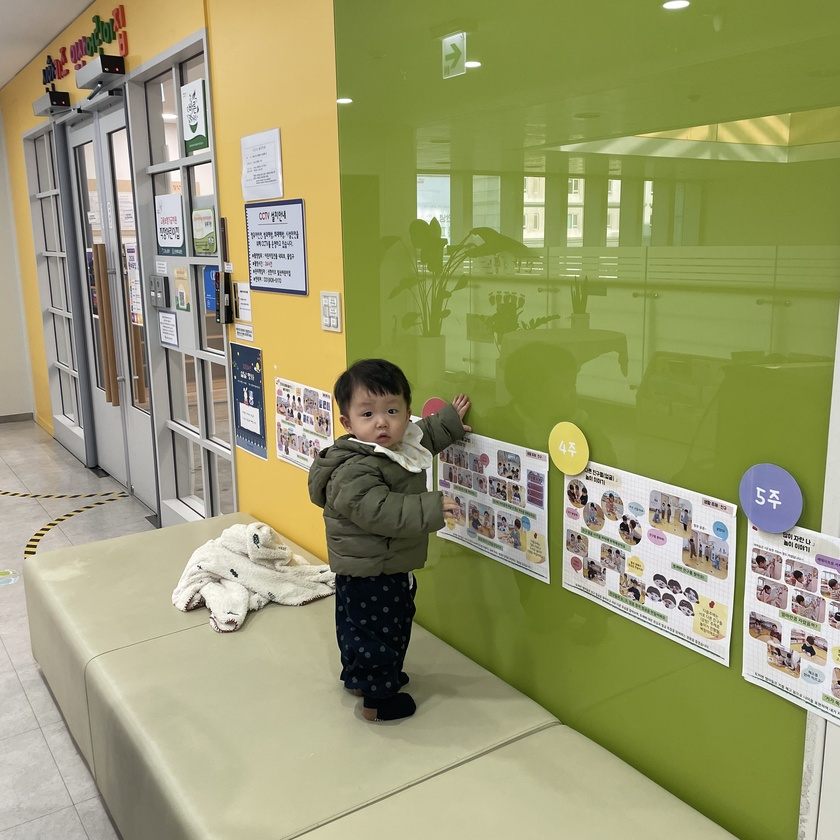
#> input picture assets/images/KakaoTalk_20260223_145642522.jpg, 840 x 840 px, shrunk from 3024 x 3024 before the run
$ python check_brightness.py ../assets/images/KakaoTalk_20260223_145642522.jpg 1.0
#> lines starting #> are read from the running program, lines starting #| are printed output that depends on the picture
#!/usr/bin/env python3
"""스크린샷 평균 luminance 검사 — 검은 화면 의심 감지.

사용:
    python check_brightness.py <screenshot.png> [threshold]

threshold 기본 50 (0~255). 평균 luminance 가 threshold 미만이면 "BLACK" 보고 + exit 1.

출력 형식: "OK mean=N region_top=N" 또는 "BLACK mean=N region_top=N"

Region check:
- 전체 화면 평균 + 상단 60% (보통 video view 영역) 평균 둘 다 측정.
- 어느 쪽이라도 임계 미만이면 BLACK.
- UI 요소 (하단 종료 버튼 등) 가 평균 끌어올리는 거 보정.
"""
import sys
from PIL import Image


def main():
    if len(sys.argv) < 2:
        print("Usage: check_brightness.py <png> [threshold]", file=sys.stderr)
        sys.exit(2)

    threshold = float(sys.argv[2]) if len(sys.argv) > 2 else 50.0

    try:
        img = Image.open(sys.argv[1]).convert('L')
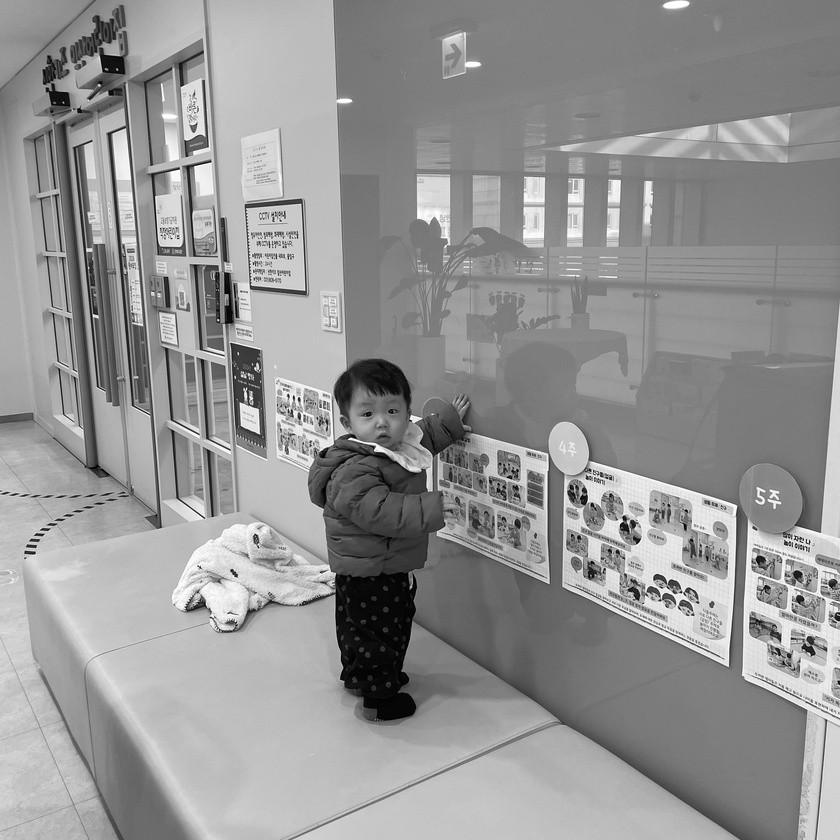
#> img: PIL image 840x840 L; min 0, max 255, mean 148.4
        w, h = img.size
#> w = 840; h = 840

        data_full = img.tobytes()
        mean_full = sum(data_full) / len(data_full)
#> mean_full = 148.4

        top = img.crop((0, 0, w, int(h * 0.6)))
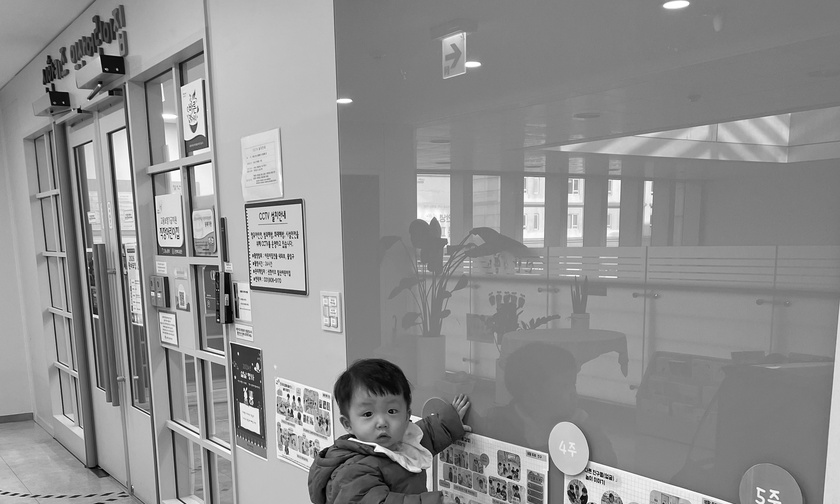
#> top: PIL image 840x504 L; min 0, max 255, mean 143
        data_top = top.tobytes()
        mean_top = sum(data_top) / len(data_top)
#> mean_top = 143

        verdict = "BLACK" if (mean_full < threshold or mean_top < threshold) else "OK"
#> verdict = 'OK'
        print(f"{verdict} mean={mean_full:.1f} region_top={mean_top:.1f}")
#| OK mean=148.4 region_top=143.0
        sys.exit(1 if verdict == "BLACK" else 0)
#> (the program exits here)

$ run again, on assets/images/KakaoTalk_20260223_145652883.jpg
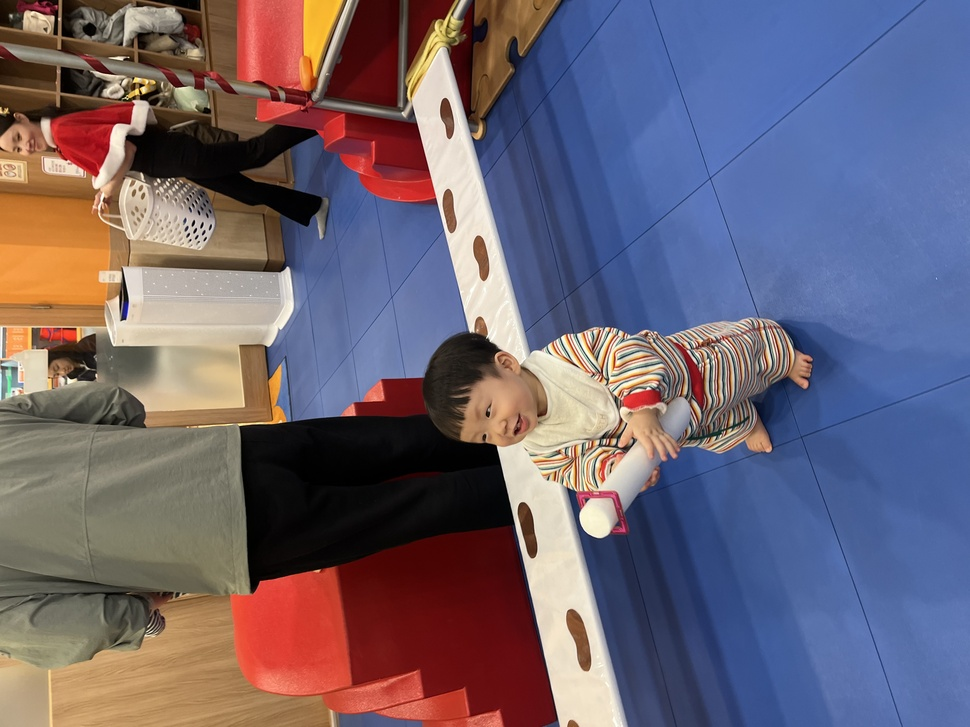
#> input picture assets/images/KakaoTalk_20260223_145652883.jpg, 970 x 727 px, shrunk from 4032 x 3024 before the run
#> in main, `img = Image.open(sys.argv[1]).convert('L')`:
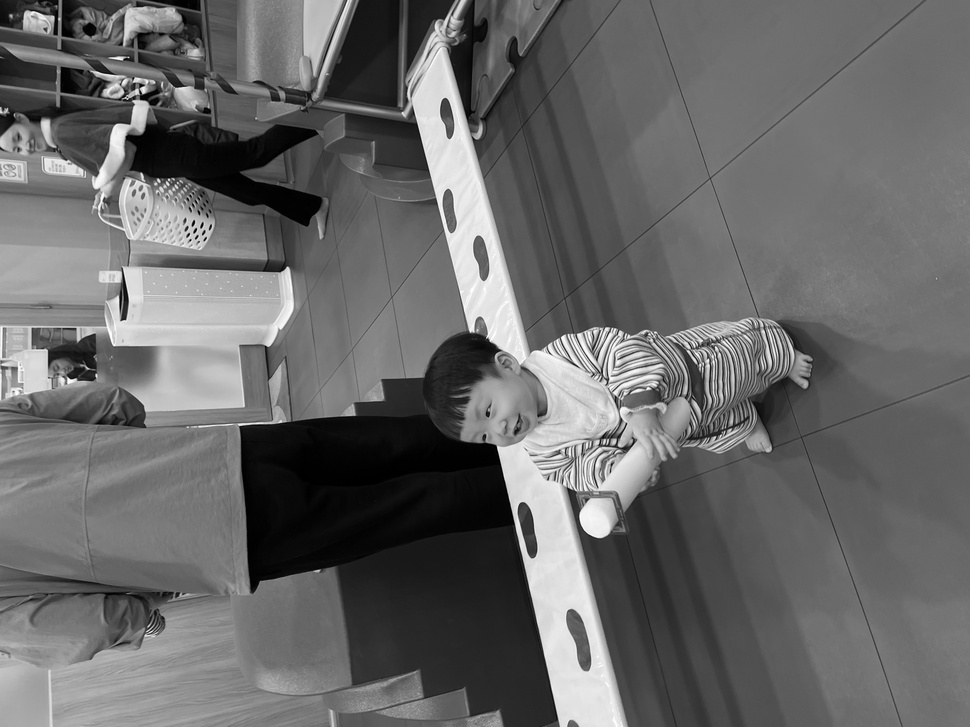
#> img: PIL image 970x727 L; min 0, max 255, mean 104.1
#> mean_full = 104.1
#> in main, `top = img.crop((0, 0, w, int(h * 0.6)))`:
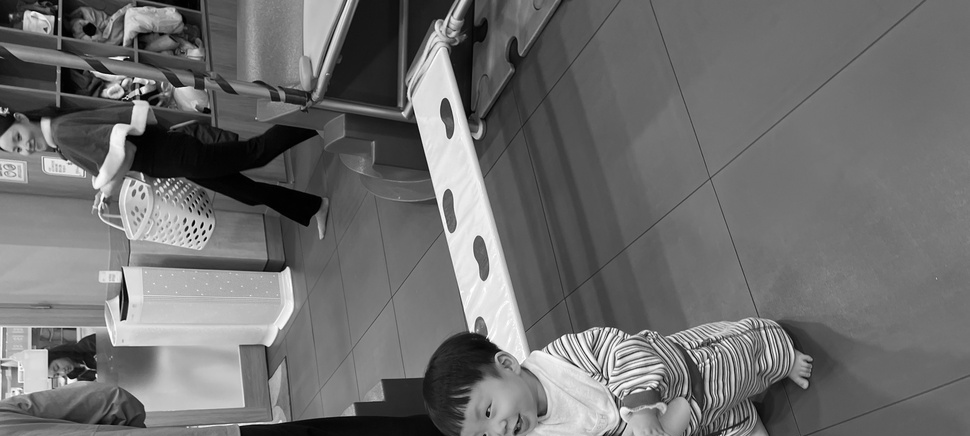
#> top: PIL image 970x436 L; min 0, max 254, mean 110.2
#> mean_top = 110.2
#> verdict = 'OK'
#| OK mean=104.1 region_top=110.2
